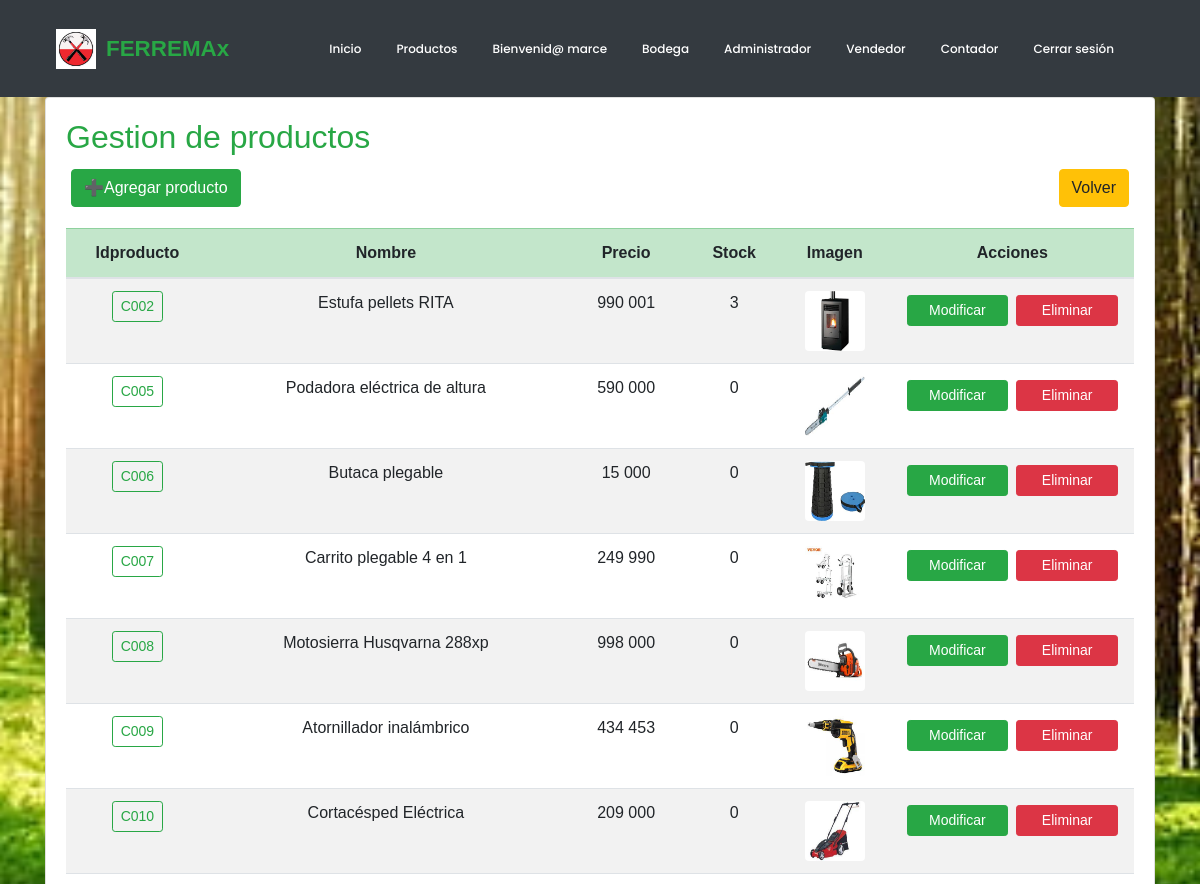
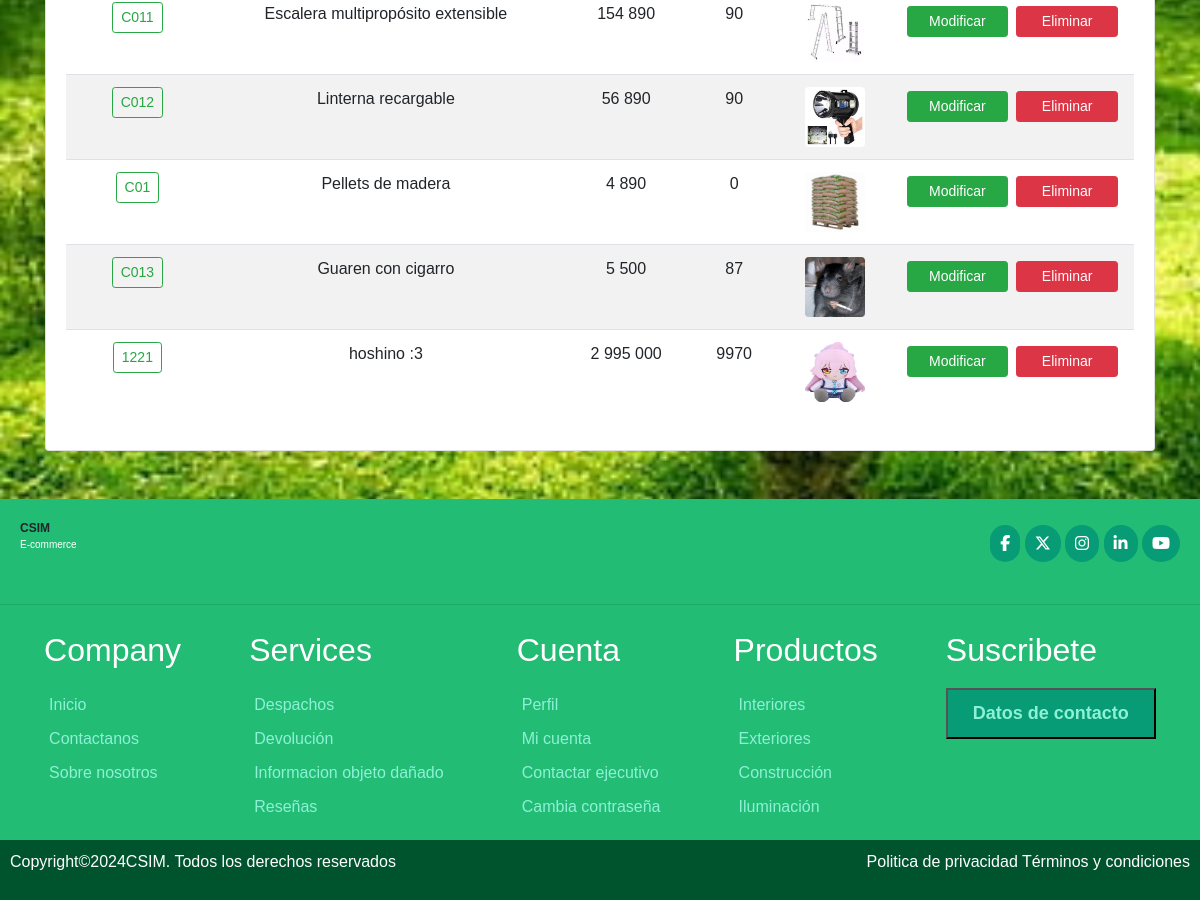
/lista/ (signed in), run on the app's committed database (2 pictures, top to bottom).
### ferreteria/models.py (models this page shows, shortened)
class Producto(models.Model):
    idProducto = models.CharField(primary_key=True, max_length=5, verbose_name='Id Producto')
    nombre = models.CharField(max_length=50, verbose_name='Nombre del producto')
    descripcion = models.CharField(max_length=400,verbose_name='Descripcion de producto')
    precio = models.IntegerField(null=True, verbose_name='Ingrese precio producto')
    imagen= models.ImageField(upload_to="imagenes", null=True, verbose_name='Imagen')
    stock = models.IntegerField(verbose_name='stock',default=0)
    categoria= models.ForeignKey('Categoria', on_delete=models.CASCADE, verbose_name='Categoria')

### ferreteria/views.py (the view)
# urls.py: path('lista/', views.lista, name="lista"),
@permission_required ('ferreteria.view_producto')
def lista(request):
    productos = Producto.objects.all()
    data={
       'producto': productos
    }
    return render(request, 'producto/lista.html', data)

### ferreteria/context_processor.py (called while the page is built, shortened)
def total_carrito(request):
    total = 0
    return {'total_carrito':int(total)}

### ferreteria/templates/producto/lista.html (shortened to what this page needs)
{% extends 'base.html' %}
{% load static %}
{% block css %}
<link rel="stylesheet" href="{% static 'css/estilo.css' %}">
{% endblock %}
{% block contenido %}
{% load humanize %}
<div class="container">
    <div class="card mb-3">
        <div class="card-body">
            <h2 style="color: darkgreen;" class="text-success">Gestion de productos</h2>
            <div class="d-flex justify-content-between flex-wrap pb-3">
                <a href="{% url 'agregar' %}" class="btn btn-success " style=" margin: 5px 5px;"> ➕Agregar producto</a>
                <a href="javascript:history.back()" class="btn btn-warning" style=" margin: 5px 5px; float: right;">Volver</a>
            </div>
            <div class="table-responsive">
                <table class="table table-striped table-hover align-middle text-center">
                    <thead class="table-success">
                        <tr>
                            <th>Idproducto</th>
                            <th>Nombre</th>
                            <th>Precio</th>
                            <th class="d-none d-md-table-cell">Stock</th>
                            <th>Imagen</th>
                            <th colspan="2">Acciones</th>
                        </tr>
                    </thead>
                    {% for p in producto %}
                    <tr>
                        <td>
                            <a href="{% url 'detalle' p.idProducto %}" class="btn btn-outline-success btn-sm"> {{p.idProducto}}</a>
                        </td>
                        <td> {{ p.nombre }}</td>
                        <td> {{ p.precio | intcomma }}</td>
                        <td class="d-none d-md-table-cell">{{p.stock}}</td>
                        <td>
                            <img src="{{ p.imagen.url }}" class="img-fluid rounded" style="height: 60px; width: 60px;" alt="Imagen">
                        </td>
                        <td colspan="2">
                            <div class="d-flex flex-column flex-md-row justify-content-center gap-2">
                                <a href="{% url 'modificar' p.idProducto %}" class="btn btn-success btn-sm w-100 w-md-auto m-1"> Modificar</a>
                                <a href="{% url 'eliminar' p.idProducto %}" class="btn btn-danger btn-sm w-100 w-md-auto m-1"> Eliminar</a>
                            </div>
                        </td>
                    </tr>
                    {% endfor %}
                </table>
            </div>
        </div>
    </div>
</div>
{% endblock %}

### ferreteria/templates/base.html (shortened to what this page needs)
<!DOCTYPE html>
<html lang="en">
<head>
    {% load static %}
    <link rel="stylesheet" href="https://cdn.jsdelivr.net/npm/bootstrap@4.5.3/dist/css/bootstrap.min.css">
    {% block css %}{% endblock %}
</head>
<body>
    <header class="bg-dark">
       <nav class="navbar navbar-expand-lg navbar-dark container">
                 <a href="{% url 'index' %}" class="navbar-brand d-flex align-items-center">
                <img src="{% static 'img/logoF.avif' %}" alt="FERREMAx Logo" style="height: 40px; margin-right: 10px;">
                <span class="logo-text" style="font-weight: bold; font-size: 1.4rem; color: #28a745;">FERREMAx</span>
        </a>
           <div class="collapse navbar-collapse" id="navbarContent">
            <ul class="navbar-nav ml-auto">
                {% if not user.is_authenticated %}
                    <li><a href="{% url 'index' %}">Inicio</a></li>
                    <li><a href="{% url 'tienda' %}">Productos</a></li>
                    <li><a href="{% url 'registrar' %}">Registrarse</a></li>
                    <li><a href="{% url 'login' %}">Iniciar sesión</a></li>
                {% elif user.is_authenticated and user.is_superuser %}
                    <li><a href="{% url 'index' %}">Inicio</a></li>
                    <li><a href="{% url 'tienda' %}">Productos</a></li>
                    <li><a href="{% url 'perfil' %}">Bienvenid@ {{ user.username }}</a></li>
                    <li><a href="{% url 'bodega' %}">Bodega</a></li>
                    <li><a href="{% url 'administrador' %}">Administrador</a></li>
                    <li><a href="{% url 'vendedor' %}">Vendedor</a></li>
                    <li><a href="{% url 'contador' %}">Contador</a></li>
                    <li><a href="{% url 'cerrar' %}">Cerrar sesión</a></li>
                {% elif user.is_authenticated and not user.is_superuser %}
                <li><a href="{% url 'index' %}">Inicio</a></li>
                <li><a href="{% url 'tienda' %}">Productos</a></li>
                <li><a href="{% url 'perfil' %}">Bienvenid@ {{ user.username }}</a></li>
                    <li><a href="{% url 'cerrar' %}">Cerrar sesión</a></li>
                {% endif %}
            </ul>
        </nav>
    </header>
<div class="container-fluid p-0">
    {% block contenido %}
    {% endblock %}
</div>
    <footer class="pie mt-5">
        <div class="header" >
            <div class="logo">
                <div class="title">CSIM</div>
                <p class="logotipo">E-commerce</p>
            </div>
            <div class="redes">
                <span class="fb"><a href="https://www.facebook.com/?locale=es_LA" target="_blank" style="text-decoration: none; color:#fff;"><i class="fa-brands fa-facebook-f"></a></i></span>
                <span class="tw"><a href="https://x.com/?lang=es&mx=2" style="text-decoration: none; color:#fff;"><i class="fa-brands fa-x-twitter"></a></i></span>
                <span class="in"><a href="https://www.instagram.com/" style="text-decoration: none; color:#fff;"><i class="fa-brands fa-instagram"></a></i></span>
                <span class="li"><a href="https://cl.linkedin.com/" style="text-decoration: none; color:#fff;"><i class="fa-brands fa-linkedin-in"></a></i></span>
                <span class="yo"><a href="https://www.youtube.com/" style="text-decoration: none; color:#fff;"><i class="fa-brands fa-youtube"></a></i></span>
            </div>
        </div>
        <hr>
        <div class="section m-3">
            <div>
                <h2>Company</h2>
                <a href="{% url 'index' %}">Inicio</a>
                <a href="{% url 'nosotros' %}">Contactanos</a>
                <a href="{% url 'nosotros' %}">Sobre nosotros</a>
            </div>
            <div>
                <h2>Services</h2>
                <a href="{% url 'nosotros' %}">Despachos</a>
                <a href="{% url 'nosotros' %}">Devolución </a>
                <a href="{% url 'nosotros' %}">Informacion objeto dañado</a>
                <a href="{% url 'nosotros' %}">Reseñas</a>
            </div>
            <div>
                <h2>Cuenta</h2>
                <a href="#">Perfil</a>
                <a href="#">Mi cuenta</a>
                <a href="{% url 'nosotros' %}">Contactar ejecutivo</a>
                <a href="#">Cambia contraseña</a>
            </div>
            <div>
                <h2>Productos</h2>
                <a href="#">Interiores</a>
                <a href="#">Exteriores</a>
                <a href="#">Construcción</a>
                <a href="#">Iluminación</a>
            </div>
            <div>
                <h2>Suscribete</h2>
                <form action="">
                    <button type="submit"><a href="{% url 'nosotros' %}" style="text-decoration: none;">Datos de contacto</a></button>
                </form>
            </div>
        </div>
        <div class="derechos">
            <p>Copyright©2024CSIM. Todos los derechos reservados</p>
            <p>Politica de privacidad        Términos y condiciones</p>
        </div>
    </footer>
    </body>
    </html>

### ferreteria/static/css/estilo.css (style rules this page uses)
* { margin: 0; padding: 0; box-sizing: border-box; font-family: sans-serif; }
body { font-family: "Poppins", sans-serif; background: url(../img/foto2.jpg) no-repeat center center fixed; background-size: cover; background-position: center; width: 100%; }
header { width: 100%; max-width: 1200px; margin: auto; padding: 0 15px; height: auto; }
header .navbar ul { float: right; margin-right: 20px; }
header .navbar ul li { display: inline-block; line-height: 80px; margin: 0 5px; }
header .navbar a { color: #fff; margin-right: 5px; padding: 5px 10px; font-family: "Poppins", sans-serif; font-size: 12px; transition: 0.3s; font-weight: 500; text-decoration: none; }
.pie { background-color: rgb(35, 188, 117); box-sizing: border-box; font-family: "Exo 2", sans-serif; }
.pie .header .logo .title { font-size: 12px; display: flex; align-items: left; font-weight: bold; }
.pie .header .logo .logotipo { font-size: 10px; color: #fff; }
.pie .header { display: flex; justify-content: space-between; padding: 20px; align-items: center; }
.pie .header .redes .fb, .pie .header .redes .tw, .pie .header .redes .in, .pie .header .redes .li, .pie .header .redes .yo { background: rgb(7, 156, 117); padding: 10px; border-radius: 80px; color: #fff; align-items: right; }
.pie .section { display: flex; justify-content: space-evenly; gap: 40px; }
.pie .section div { display: flex; flex-direction: column; }
.pie .section div h2 { color: #fff; padding: 10px 0; }
.pie .section a { color: rgb(141, 241, 214); padding: 5px; }
.pie .section form { display: flex; flex-direction: column; gap: 10px; }
.pie .section form button { padding: 10px 20px; background: rgb(7, 156, 117); color: #fff; font-weight: bold; font-size: 18px; }
.pie .derechos { display: flex; justify-content: space-between; padding: 10px; background: rgb(0, 84, 45); color: #fff; }

### data on the page
Producto: idProducto "C002", nombre "Estufa pellets RITA", precio "990 001", stock "3", imagen (picture)
Producto: idProducto "C005", nombre "Podadora eléctrica de altura", precio "590 000", stock "0", imagen (picture)
Producto: idProducto "C006", nombre "Butaca plegable", precio "15 000", stock "0", imagen (picture)
Producto: idProducto "C007", nombre "Carrito plegable 4 en 1", precio "249 990", stock "0", imagen (picture)
Producto: idProducto "C008", nombre "Motosierra Husqvarna 288xp", precio "998 000", stock "0", imagen (picture)
Producto: idProducto "C009", nombre "Atornillador inalámbrico", precio "434 453", stock "0", imagen (picture)
Producto: idProducto "C010", nombre "Cortacésped Eléctrica", precio "209 000", stock "0", imagen (picture)
Producto: idProducto "C011", nombre "Escalera multipropósito extensible", precio "154 890", stock "90", imagen (picture)
Producto: idProducto "C012", nombre "Linterna recargable", precio "56 890", stock "90", imagen (picture)
Producto: idProducto "C01", nombre "Pellets de madera", precio "4 890", stock "0", imagen (picture)
Producto: idProducto "C013", nombre "Guaren con cigarro", precio "5 500", stock "87", imagen (picture)
Producto: idProducto "1221", nombre "hoshino :3", precio "2 995 000", stock "9970", imagen (picture)

### other printed values
{{ user.username }} "marce"
